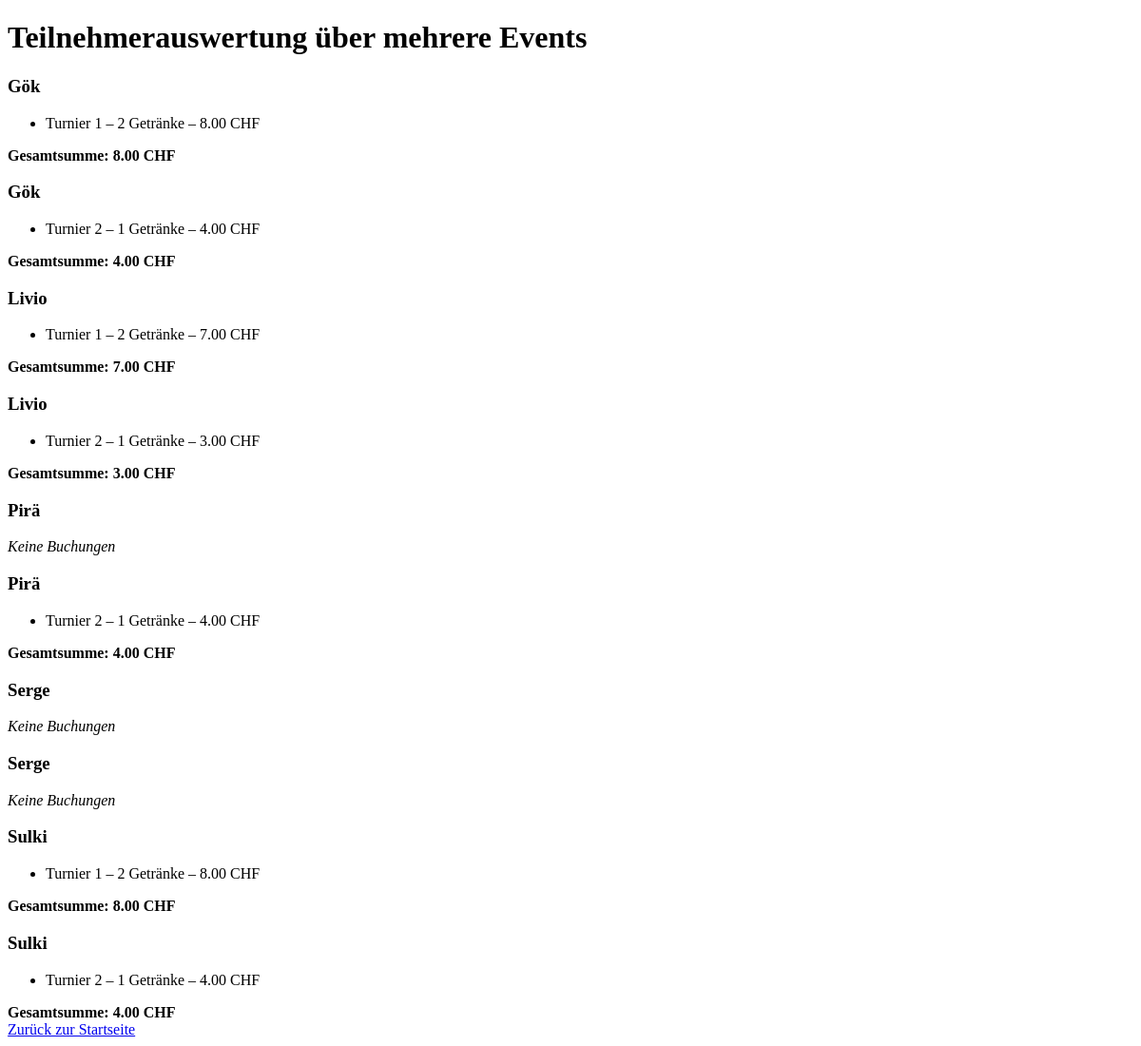
Page /teilnehmerreport on the earlier database version.
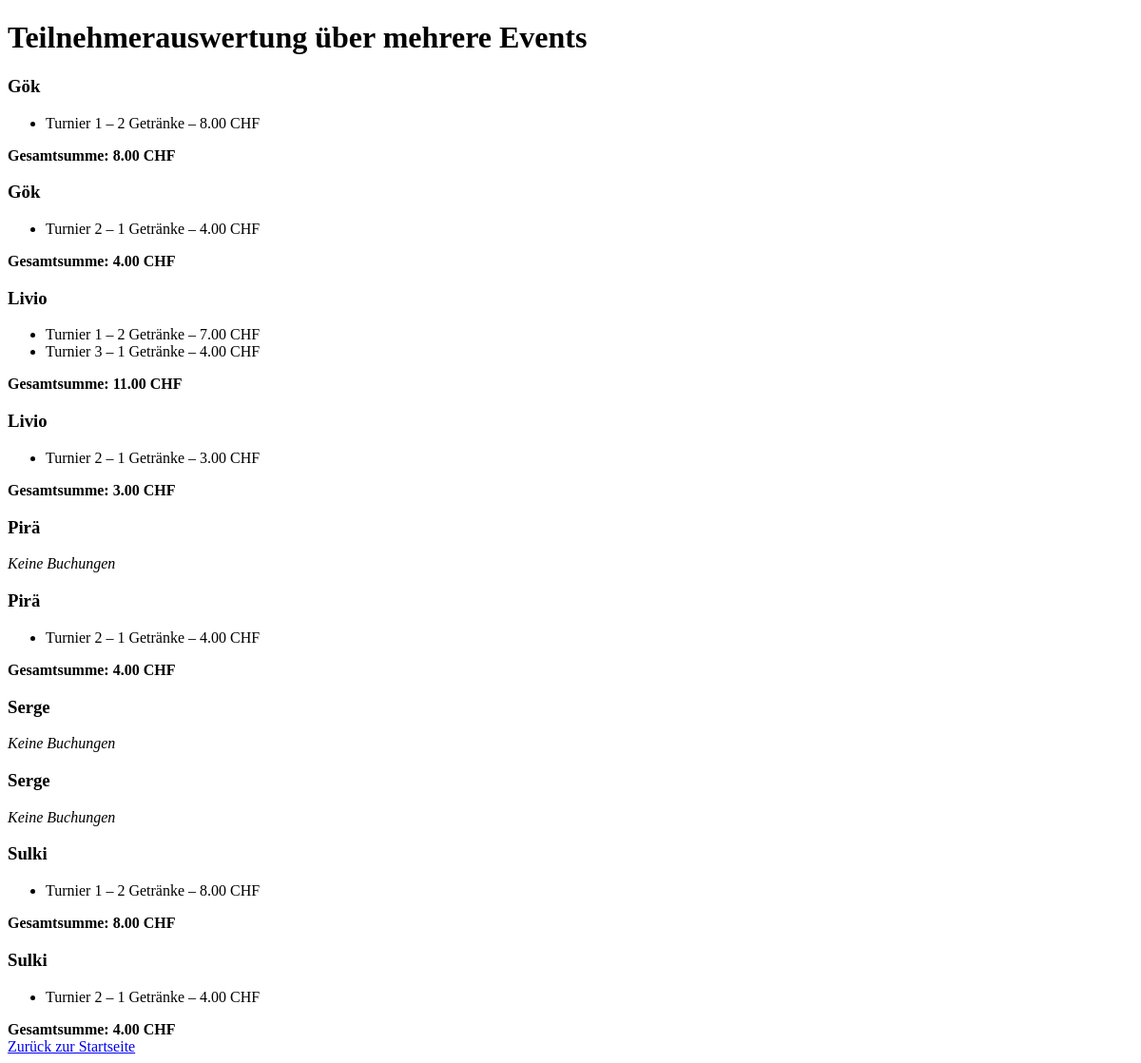
Same page on the later database version.
### app/models.py (models this page shows)
class Teilnehmer(db.Model):
    id = db.Column(db.Integer, primary_key=True)
    name = db.Column(db.String(100), nullable=False)

class Event(db.Model):
    id = db.Column(db.Integer, primary_key=True)
    name = db.Column(db.String(100), nullable=False)
    datum = db.Column(db.Date, nullable=False)

### app/routes.py (the view)
@app.route("/teilnehmerreport")
def teilnehmer_report():
    teilnehmer_liste = Teilnehmer.query.order_by(Teilnehmer.name).all()
    daten = []
    for t in teilnehmer_liste:
        teilnahmen = (
            db.session.query(Event.name, func.count(Verkauf.id), func.sum(Getraenk.preis))
            .join(TeilnehmerEvent, TeilnehmerEvent.event_id == Event.id)
            .join(Verkauf, Verkauf.teilnehmer_event_id == TeilnehmerEvent.id)
            .join(Getraenk, Getraenk.id == Verkauf.getraenk_id)
            .filter(TeilnehmerEvent.teilnehmer_id == t.id)
            .group_by(Event.name)
            .all()
        )
        gesamt = sum(row[2] or 0 for row in teilnahmen)
        daten.append({
            "teilnehmer": t.name,
            "events": teilnahmen,
            "gesamt": gesamt
        })
    return render_template("teilnehmer_report.html", daten=daten)

### app/templates/teilnehmer_report.html (shortened to what this page needs)
<!DOCTYPE html>
<html lang="de">
<head>
</head>
<body>
    <h1>Teilnehmerauswertung über mehrere Events</h1>
    {% if daten %}
        {% for eintrag in daten %}
            <h3>{{ eintrag.teilnehmer }}</h3>
            {% if eintrag.events %}
                <ul>
                {% for e in eintrag.events %}
                    <li>{{ e[0] }} – {{ e[1] }} Getränke – {{ "%.2f"|format(e[2]) }} CHF</li>
                {% endfor %}
                </ul>
                <strong>Gesamtsumme: {{ "%.2f"|format(eintrag.gesamt) }} CHF</strong>
            {% else %}
                <p><em>Keine Buchungen</em></p>
            {% endif %}
        {% endfor %}
    {% else %}
        <p>Keine Teilnehmerdaten vorhanden.</p>
    {% endif %}
    <br><a href="{{ url_for('index') }}">Zurück zur Startseite</a>
</body>
</html>

Differences in the rows shown:
computed for Teilnehmer (number 3 of 10 on the later page): gesamt "7.00" → "11.00"
added Event: name "Turnier 3", e "1", e "4.00", shown under Teilnehmer (number 3 of 10 on the later page)
